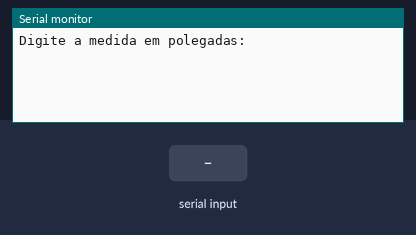
This sketch was run on a simulated Arduino Uno, built with avr-gcc and run on an emulated ATmega328P. On the bench: the last lines printed to the serial monitor. The test bench sets the inputs (shaded band).

Above: at 1.2 s.
1.3 s: "90,45\n" received over Serial
At 2.3 s:
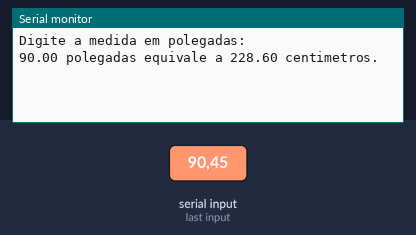
At 7.2 s:
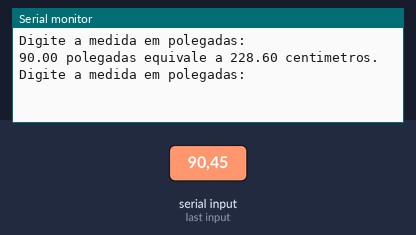

The sketch:

lopal_ex061.ino
```cpp
// Faça um programa que receba a medida em polegadas
// e exiba esse número em centimetros.

// Variáveis
float polegadas = 0;
float centimetros = 0;

void setup()
{
  Serial.begin(9600); // Inicia a comunicação serial
}

void loop()
{
  // Entrada
  Serial.println("Digite a medida em polegadas:");
  while (!Serial.available()) {}       // Aguarda o usuário digitar
  polegadas = Serial.parseFloat();     // Lê a medida em polegadas
  delay(500);                          // Pequeno delay para garantir leitura

  // Processamento
  centimetros = polegadas * 2.54;     // Converte polegadas para centímetros

  // Saída
  Serial.print(polegadas);
  Serial.print(" polegadas equivale a ");
  Serial.print(centimetros, 2);        // Exibe o resultado com 2 casas decimais
  Serial.println(" centimetros.");

  delay(5000); // Aguarda 5 segundos antes de permitir nova entrada
}
```

Measured:
- after the input at 1.3 s, the serial monitor: prints a new line after 0.50 s (image 1)
